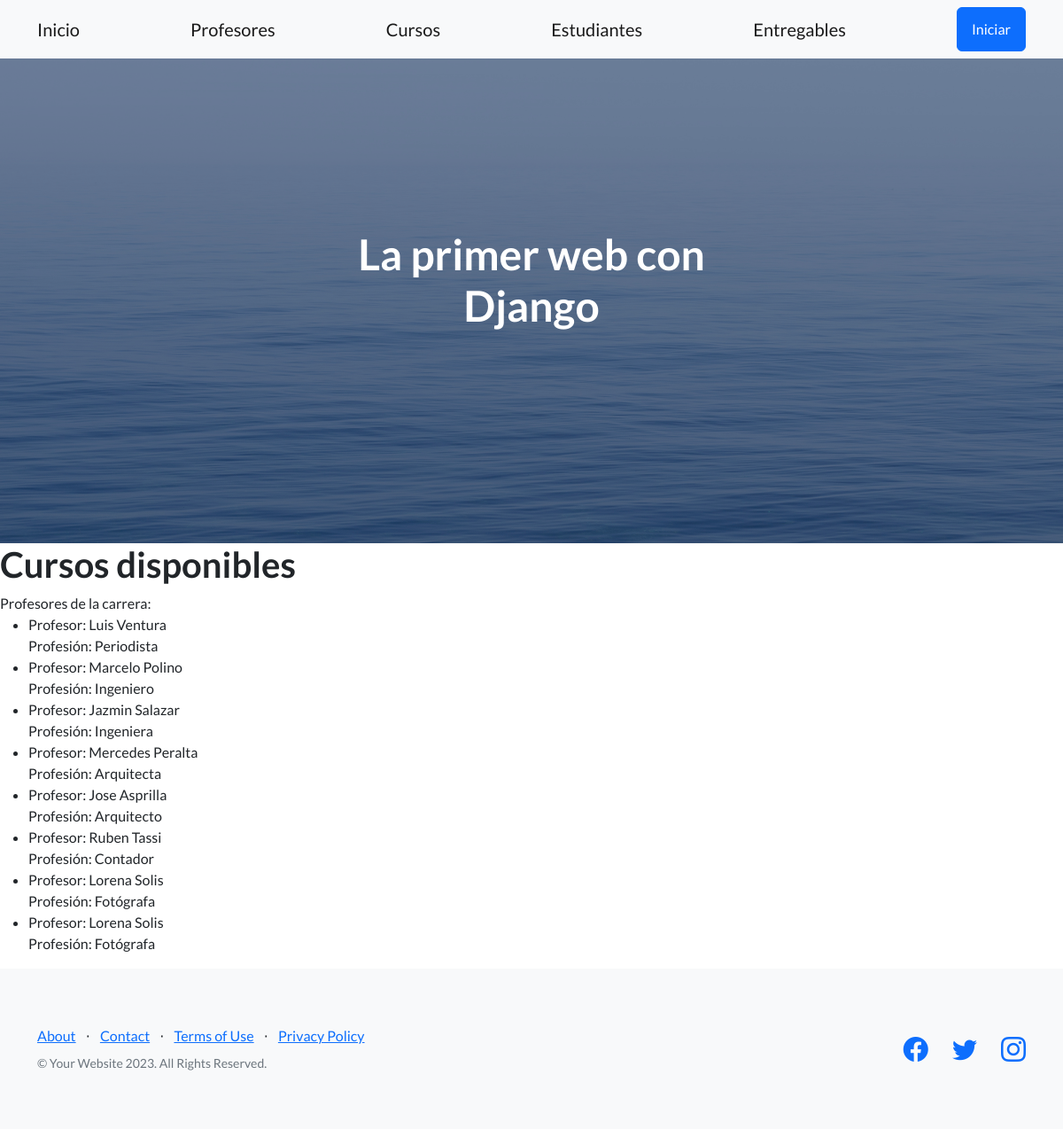
The page /AppCoderC21/profesores/ on the database its author committed.
### AppCoderC21/models.py (models this page shows, shortened)
class Profesor(models.Model):
    nombre=models.CharField(max_length=30)
    apellido=models.CharField(max_length=30)
    email=models.EmailField()
    profesion=models.CharField(max_length=30)
    class Meta():
            verbose_name='Profesor'
            verbose_name_plural='Profesores'

### AppCoderC21/views.py (the view)
# urls.py: path('profesores/', listarProfesores ,name="profesores"),
def listarProfesores(req):
    lista=Profesor.objects.all()
    return render(req,"profesores.html", {"Lista_Profesores":lista})

### AppCoderC21/template/profesores.html
{% extends 'padre.html' %}
{% load static %}
{% block ContenidoQueCambia %}
    <h1>Cursos disponibles </h1>
    <body>
        Profesores de la carrera:
        <ul>
            {% for profesor in Lista_Profesores %}
                <li>Profesor: {{profesor.nombre}}  {{profesor.apellido}}<br> Profesión: {{profesor.profesion}}</li>
            {% endfor %}
        </ul>
{% endblock ContenidoQueCambia %}

### AppCoderC21/template/padre.html (shortened to what this page needs)
<!DOCTYPE html>
<html lang="en">
    <head>
        {% load static %}
        <link href="https://cdn.jsdelivr.net/npm/bootstrap-icons@1.5.0/font/bootstrap-icons.css" rel="stylesheet" type="text/css" />
        <link href="{% static 'css\styles.css'%}"  rel="stylesheet" />
    </head>
    <body>
         {% include 'navbar.html' %}
        <header class="masthead">
            <div class="container position-relative">
                <div class="row justify-content-center">
                    <div class="col-xl-6">
                        <div class="text-center text-white">
                            <h1 class="mb-5">La primer web con Django </h1>
                        </div>
                    </div>
                </div>
            </div>
        </header>
        {% block ContenidoQueCambia %}
        {% endblock ContenidoQueCambia %}
        <footer class="footer bg-light">
            <div class="container">
                <div class="row">
                    <div class="col-lg-6 h-100 text-center text-lg-start my-auto">
                        <ul class="list-inline mb-2">
                            <li class="list-inline-item"><a href="#!">About</a></li>
                            <li class="list-inline-item">⋅</li>
                            <li class="list-inline-item"><a href="#!">Contact</a></li>
                            <li class="list-inline-item">⋅</li>
                            <li class="list-inline-item"><a href="#!">Terms of Use</a></li>
                            <li class="list-inline-item">⋅</li>
                            <li class="list-inline-item"><a href="#!">Privacy Policy</a></li>
                        </ul>
                        <p class="text-muted small mb-4 mb-lg-0">&copy; Your Website 2023. All Rights Reserved.</p>
                    </div>
                    <div class="col-lg-6 h-100 text-center text-lg-end my-auto">
                        <ul class="list-inline mb-0">
                            <li class="list-inline-item me-4">
                                <a href="#!"><i class="bi-facebook fs-3"></i></a>
                            </li>
                            <li class="list-inline-item me-4">
                                <a href="#!"><i class="bi-twitter fs-3"></i></a>
                            </li>
                            <li class="list-inline-item">
                                <a href="#!"><i class="bi-instagram fs-3"></i></a>
                            </li>
                        </ul>
                    </div>
                </div>
            </div>
        </footer>
    </body>
</html>

### AppCoderC21/template/navbar.html
<nav class="navbar navbar-light bg-light static-top">
    <div class="container">
        <a class="navbar-brand" href="{% url 'inicio' %}">Inicio</a>
        <a class="navbar-brand" href="{% url 'profesores' %}">Profesores</a>
        <a class="navbar-brand" href="{% url 'listaCursos' %}">Cursos</a>
        <a class="navbar-brand" href="{% url 'estudiantes' %}">Estudiantes</a>
        <a class="navbar-brand" href="{% url 'entregable' %}">Entregables</a>
        <a class="btn btn-primary" href="#signup">Iniciar</a>
    </div>
</nav>

### rows shown on the page
Profesor: nombre "Luis", apellido "Ventura", profesion "Periodista"
Profesor: nombre "Marcelo", apellido "Polino", profesion "Ingeniero"
Profesor: nombre "Jazmin", apellido "Salazar", profesion "Ingeniera"
Profesor: nombre "Mercedes", apellido "Peralta", profesion "Arquitecta"
Profesor: nombre "Jose", apellido "Asprilla", profesion "Arquitecto"
Profesor: nombre "Ruben", apellido "Tassi", profesion "Contador"
Profesor: nombre "Lorena", apellido "Solis", profesion "Fotógrafa"
Profesor: nombre "Lorena", apellido "Solis", profesion "Fotógrafa"
